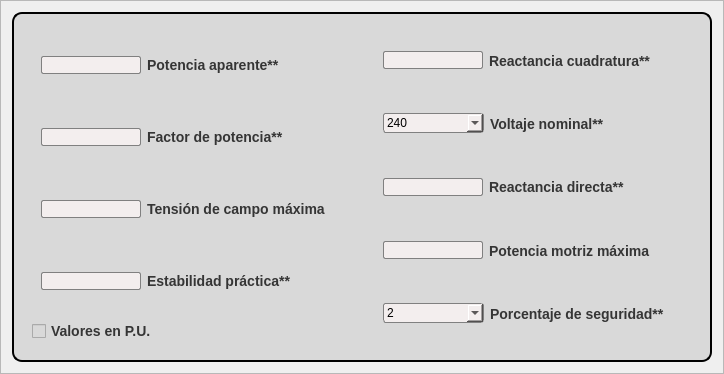
            <widget class="QFrame" name="saliente_inputs">
             <property name="styleSheet">
              <string notr="true"/>
             </property>
             <property name="frameShape">
              <enum>QFrame::StyledPanel</enum>
             </property>
             <property name="frameShadow">
              <enum>QFrame::Raised</enum>
             </property>
             <layout class="QHBoxLayout" name="horizontalLayout_9">
              <item>
               <widget class="QFrame" name="saliente_input_content">
                <property name="sizePolicy">
                 <sizepolicy hsizetype="Preferred" vsizetype="Preferred">
                  <horstretch>0</horstretch>
                  <verstretch>0</verstretch>
                 </sizepolicy>
                </property>
                <property name="minimumSize">
                 <size>
                  <width>700</width>
                  <height>350</height>
                 </size>
                </property>
                <property name="maximumSize">
                 <size>
                  <width>900</width>
                  <height>420</height>
                 </size>
                </property>
                <property name="styleSheet">
                 <string notr="true">QFrame{
background-color: rgb(217, 217, 217);
border-radius: 10px;
border-style: solid;
border-color: black;
border-width: 2px;
}</string>
                </property>
                <property name="frameShape">
                 <enum>QFrame::StyledPanel</enum>
                </property>
                <property name="frameShadow">
                 <enum>QFrame::Raised</enum>
                </property>
                <layout class="QHBoxLayout" name="horizontalLayout_10">
                 <item>
                  <widget class="QFrame" name="input_left_sal">
                   <property name="styleSheet">
                    <string notr="true">QFrame{
background-color: rgb(217, 217, 217);
border-style: none;
}</string>
                   </property>
                   <property name="frameShape">
                    <enum>QFrame::StyledPanel</enum>
                   </property>
                   <property name="frameShadow">
                    <enum>QFrame::Raised</enum>
                   </property>
                   <layout class="QVBoxLayout" name="verticalLayout_13">
                    <item>
                     <widget class="QFrame" name="frame_22">
                      <property name="minimumSize">
                       <size>
                        <width>200</width>
                        <height>0</height>
                       </size>
                      </property>
                      <property name="frameShape">
                       <enum>QFrame::StyledPanel</enum>
                      </property>
                      <property name="frameShadow">
                       <enum>QFrame::Raised</enum>
                      </property>
                      <layout class="QHBoxLayout" name="horizontalLayout_16">
                       <item>
                        <widget class="QLineEdit" name="sal_p_aparente">
                         <property name="maximumSize">
                          <size>
                           <width>100</width>
                           <height>16777215</height>
                          </size>
                         </property>
                         <property name="styleSheet">
                          <string notr="true">QLineEdit{
background-color: rgb(243, 238, 238);
border-radius: 2px;
border: 1px solid gray;
}</string>
                         </property>
                        </widget>
                       </item>
                       <item>
                        <widget class="QLabel" name="sal_p_aparente_label">
                         <property name="maximumSize">
                          <size>
                           <width>200</width>
                           <height>16777215</height>
                          </size>
                         </property>
                         <property name="styleSheet">
                          <string notr="true">QLabel{
color: rgb(53, 53, 53);
font-weight: bold;
font-size: 14px;
}</string>
                         </property>
                         <property name="text">
                          <string>Potencia aparente**</string>
                         </property>
                         <property name="alignment">
                          <set>Qt::AlignLeading|Qt::AlignLeft|Qt::AlignVCenter</set>
                         </property>
                        </widget>
                       </item>
                      </layout>
                     </widget>
                    </item>
                    <item>
                     <widget class="QFrame" name="frame_24">
                      <property name="frameShape">
                       <enum>QFrame::StyledPanel</enum>
                      </property>
                      <property name="frameShadow">
                       <enum>QFrame::Raised</enum>
                      </property>
                      <layout class="QHBoxLayout" name="horizontalLayout_18">
                       <item>
                        <widget class="QLineEdit" name="sal_f_p">
                         <property name="maximumSize">
                          <size>
                           <width>100</width>
                           <height>16777215</height>
                          </size>
                         </property>
                         <property name="styleSheet">
                          <string notr="true">QLineEdit{
background-color: rgb(243, 238, 238);
border-radius: 2px;
border: 1px solid gray;
}</string>
                         </property>
                        </widget>
                       </item>
                       <item>
                        <widget class="QLabel" name="sal_f_p_label">
                         <property name="maximumSize">
                          <size>
                           <width>200</width>
                           <height>16777215</height>
                          </size>
                         </property>
                         <property name="styleSheet">
                          <string notr="true">QLabel{
color: rgb(53, 53, 53);
font-weight: bold;
font-size: 14px;
}</string>
                         </property>
                         <property name="text">
                          <string>Factor de potencia**</string>
                         </property>
                         <property name="alignment">
                          <set>Qt::AlignLeading|Qt::AlignLeft|Qt::AlignVCenter</set>
                         </property>
                        </widget>
                       </item>
                      </layout>
                     </widget>
                    </item>
                    <item>
                     <widget class="QFrame" name="frame_25">
                      <property name="frameShape">
                       <enum>QFrame::StyledPanel</enum>
                      </property>
                      <property name="frameShadow">
                       <enum>QFrame::Raised</enum>
                      </property>
                      <layout class="QHBoxLayout" name="horizontalLayout_19">
                       <item>
                        <widget class="QLineEdit" name="sal_t_m_c">
                         <property name="maximumSize">
                          <size>
                           <width>100</width>
                           <height>16777215</height>
                          </size>
                         </property>
                         <property name="styleSheet">
                          <string notr="true">QLineEdit{
background-color: rgb(243, 238, 238);
border-radius: 2px;
border: 1px solid gray;
}</string>
                         </property>
                        </widget>
                       </item>
                       <item>
                        <widget class="QLabel" name="sal_t_m_c_label">
                         <property name="maximumSize">
                          <size>
                           <width>200</width>
                           <height>16777215</height>
                          </size>
                         </property>
                         <property name="styleSheet">
                          <string notr="true">QLabel{
color: rgb(53, 53, 53);
font-weight: bold;
font-size: 14px;
}</string>
                         </property>
                         <property name="text">
                          <string>Tensión de campo máxima</string>
                         </property>
                         <property name="alignment">
                          <set>Qt::AlignLeading|Qt::AlignLeft|Qt::AlignVCenter</set>
                         </property>
                        </widget>
                       </item>
                      </layout>
                     </widget>
                    </item>
                    <item>
                     <widget class="QFrame" name="frame_26">
                      <property name="frameShape">
                       <enum>QFrame::StyledPanel</enum>
                      </property>
                      <property name="frameShadow">
                       <enum>QFrame::Raised</enum>
                      </property>
                      <layout class="QHBoxLayout" name="horizontalLayout_20">
                       <item>
                        <widget class="QLineEdit" name="sal_estabilidad_practica">
                         <property name="maximumSize">
                          <size>
                           <width>100</width>
                           <height>16777215</height>
                          </size>
                         </property>
                         <property name="styleSheet">
                          <string notr="true">QLineEdit{
background-color: rgb(243, 238, 238);
border-radius: 2px;
border: 1px solid gray;
}</string>
                         </property>
                        </widget>
                       </item>
                       <item>
                        <widget class="QLabel" name="sal_estabilidad_practica_label">
                         <property name="maximumSize">
                          <size>
                           <width>200</width>
                           <height>16777215</height>
                          </size>
                         </property>
                         <property name="styleSheet">
                          <string notr="true">QLabel{
color: rgb(53, 53, 53);
font-weight: bold;
font-size: 14px;
}</string>
                         </property>
                         <property name="text">
                          <string>Estabilidad práctica**</string>
                         </property>
                         <property name="alignment">
                          <set>Qt::AlignLeading|Qt::AlignLeft|Qt::AlignVCenter</set>
                         </property>
                        </widget>
                       </item>
                      </layout>
                     </widget>
                    </item>
                    <item>
                     <widget class="QCheckBox" name="saliente_pu_check">
                      <property name="layoutDirection">
                       <enum>Qt::LeftToRight</enum>
                      </property>
                      <property name="styleSheet">
                       <string notr="true">QCheckBox{
background-color: rgb(217, 217, 217);
color: rgb(53, 53, 53);
font-weight: bold;
font-size: 14px;
}</string>
                      </property>
                      <property name="text">
                       <string>Valores en P.U.</string>
                      </property>
                     </widget>
                    </item>
                   </layout>
                  </widget>
                 </item>
                 <item>
                  <widget class="QFrame" name="input_right_sal">
                   <property name="styleSheet">
                    <string notr="true">QFrame{
background-color: rgb(217, 217, 217);
border-style: none;
}</string>
                   </property>
                   <property name="frameShape">
                    <enum>QFrame::StyledPanel</enum>
                   </property>
                   <property name="frameShadow">
                    <enum>QFrame::Raised</enum>
                   </property>
                   <layout class="QVBoxLayout" name="verticalLayout_14">
                    <item>
                     <widget class="QFrame" name="cont_r_q_sal">
                      <property name="frameShape">
                       <enum>QFrame::StyledPanel</enum>
                      </property>
                      <property name="frameShadow">
                       <enum>QFrame::Raised</enum>
                      </property>
                      <layout class="QHBoxLayout" name="horizontalLayout_26">
                       <item>
                        <widget class="QLineEdit" name="sal_r_q">
                         <property name="maximumSize">
                          <size>
                           <width>100</width>
                           <height>16777215</height>
                          </size>
                         </property>
                         <property name="styleSheet">
                          <string notr="true">QLineEdit{
background-color: rgb(243, 238, 238);
border-radius: 2px;
border: 1px solid gray;
}</string>
                         </property>
                        </widget>
                       </item>
                       <item>
                        <widget class="QLabel" name="sal_r_q_label">
                         <property name="maximumSize">
                          <size>
                           <width>200</width>
                           <height>16777215</height>
                          </size>
                         </property>
                         <property name="styleSheet">
                          <string notr="true">QLabel{
color: rgb(53, 53, 53);
font-weight: bold;
font-size: 14px;
}</string>
                         </property>
                         <property name="text">
                          <string>Reactancia cuadratura**</string>
                         </property>
                         <property name="alignment">
                          <set>Qt::AlignLeading|Qt::AlignLeft|Qt::AlignVCenter</set>
                         </property>
                        </widget>
                       </item>
                      </layout>
                     </widget>
                    </item>
                    <item>
                     <widget class="QFrame" name="cont_voltaje_nom_sal">
                      <property name="frameShape">
                       <enum>QFrame::StyledPanel</enum>
                      </property>
                      <property name="frameShadow">
                       <enum>QFrame::Raised</enum>
                      </property>
                      <layout class="QHBoxLayout" name="horizontalLayout_21">
                       <item>
                        <widget class="QComboBox" name="voltaje_nominal_sal">
                         <property name="minimumSize">
                          <size>
                           <width>101</width>
                           <height>0</height>
                          </size>
                         </property>
                         <property name="maximumSize">
                          <size>
                           <width>100</width>
                           <height>16777215</height>
                          </size>
                         </property>
                         <property name="styleSheet">
                          <string notr="true">QComboBox{
background-color: rgb(243, 238, 238);
border: 1px solid gray;
border-radius: 3px;
padding: 1px 18px 1px 3px;
min-width: 6em;
}
QComboBox:editable {
    background: white;
}
QScrollBar:vertical {          
    border-style: solid;
    background: rgb(243, 238, 238);
    width:15px;
}
</string>
                         </property>
                         <item>
                          <property name="text">
                           <string>240</string>
                          </property>
                         </item>
                         <item>
                          <property name="text">
                           <string>480</string>
                          </property>
                         </item>
                         <item>
                          <property name="text">
                           <string>600</string>
                          </property>
                         </item>
                         <item>
                          <property name="text">
                           <string>2400</string>
                          </property>
                         </item>
                         <item>
                          <property name="text">
                           <string>4160</string>
                          </property>
                         </item>
                         <item>
                          <property name="text">
                           <string>4800</string>
                          </property>
                         </item>
                         <item>
                          <property name="text">
                           <string>6900</string>
                          </property>
                         </item>
                         <item>
                          <property name="text">
                           <string>13800</string>
                          </property>
                         </item>
                         <item>
                          <property name="text">
                           <string>23000</string>
                          </property>
                         </item>
                         <item>
                          <property name="text">
                           <string>34500</string>
                          </property>
                         </item>
                         <item>
                          <property name="text">
                           <string>46000</string>
                          </property>
                         </item>
                         <item>
                          <property name="text">
                           <string>69000</string>
                          </property>
                         </item>
                        </widget>
                       </item>
                       <item>
                        <widget class="QLabel" name="sal_v_n_label">
                         <property name="maximumSize">
                          <size>
                           <width>200</width>
                           <height>16777215</height>
                          </size>
                         </property>
                         <property name="styleSheet">
                          <string notr="true">QLabel{
color: rgb(53, 53, 53);
font-weight: bold;
font-size: 14px;
}</string>
                         </property>
                         <property name="text">
                          <string>Voltaje nominal**</string>
                         </property>
                         <property name="alignment">
                          <set>Qt::AlignLeading|Qt::AlignLeft|Qt::AlignVCenter</set>
                         </property>
                        </widget>
                       </item>
                      </layout>
                     </widget>
                    </item>
                    <item>
                     <widget class="QFrame" name="cont_r_d_sal">
                      <property name="frameShape">
                       <enum>QFrame::StyledPanel</enum>
                      </property>
                      <property name="frameShadow">
                       <enum>QFrame::Raised</enum>
                      </property>
                      <layout class="QHBoxLayout" name="horizontalLayout_22">
                       <item>
                        <widget class="QLineEdit" name="sal_r_d">
                         <property name="maximumSize">
                          <size>
                           <width>100</width>
                           <height>16777215</height>
                          </size>
                         </property>
                         <property name="styleSheet">
                          <string notr="true">QLineEdit{
background-color: rgb(243, 238, 238);
border-radius: 2px;
border: 1px solid gray;
}</string>
                         </property>
                        </widget>
                       </item>
                       <item>
                        <widget class="QLabel" name="sal_r_d_label">
                         <property name="maximumSize">
                          <size>
                           <width>200</width>
                           <height>16777215</height>
                          </size>
                         </property>
                         <property name="styleSheet">
                          <string notr="true">QLabel{
color: rgb(53, 53, 53);
font-weight: bold;
font-size: 14px;
}</string>
                         </property>
                         <property name="text">
                          <string>Reactancia directa**</string>
                         </property>
                         <property name="alignment">
                          <set>Qt::AlignLeading|Qt::AlignLeft|Qt::AlignVCenter</set>
                         </property>
                        </widget>
                       </item>
                      </layout>
                     </widget>
                    </item>
                    <item>
                     <widget class="QFrame" name="cont_p_m_sal">
                      <property name="frameShape">
                       <enum>QFrame::StyledPanel</enum>
                      </property>
                      <property name="frameShadow">
                       <enum>QFrame::Raised</enum>
                      </property>
                      <layout class="QHBoxLayout" name="horizontalLayout_23">
                       <item>
                        <widget class="QLineEdit" name="sal_p_m">
                         <property name="maximumSize">
                          <size>
                           <width>100</width>
                           <height>16777215</height>
                          </size>
                         </property>
                         <property name="styleSheet">
                          <string notr="true">QLineEdit{
background-color: rgb(243, 238, 238);
border-radius: 2px;
border: 1px solid gray;
}</string>
                         </property>
                        </widget>
                       </item>
                       <item>
                        <widget class="QLabel" name="sal_p_m_label">
                         <property name="maximumSize">
                          <size>
                           <width>200</width>
                           <height>16777215</height>
                          </size>
                         </property>
                         <property name="styleSheet">
                          <string notr="true">QLabel{
color: rgb(53, 53, 53);
font-weight: bold;
font-size: 14px;
}</string>
                         </property>
                         <property name="text">
                          <string>Potencia motriz máxima</string>
                         </property>
                         <property name="alignment">
                          <set>Qt::AlignLeading|Qt::AlignLeft|Qt::AlignVCenter</set>
                         </property>
                        </widget>
                       </item>
                      </layout>
                     </widget>
                    </item>
                    <item>
                     <widget class="QFrame" name="cont_seg_max_sal">
                      <property name="frameShape">
                       <enum>QFrame::StyledPanel</enum>
                      </property>
                      <property name="frameShadow">
                       <enum>QFrame::Raised</enum>
                      </property>
                      <layout class="QHBoxLayout" name="horizontalLayout_24">
                       <item>
                        <widget class="QComboBox" name="sal_porcentaje_seg">
                         <property name="minimumSize">
                          <size>
                           <width>101</width>
                           <height>0</height>
                          </size>
                         </property>
                         <property name="maximumSize">
                          <size>
                           <width>100</width>
                           <height>16777215</height>
                          </size>
                         </property>
                         <property name="styleSheet">
                          <string notr="true">QComboBox{
background-color: rgb(243, 238, 238);
border: 1px solid gray;
border-radius: 3px;
padding: 1px 18px 1px 3px;
min-width: 6em;
}
QComboBox:editable {
    background: white;
}
QScrollBar:vertical {          
    border-style: solid;
    background: rgb(243, 238, 238);
    width:15px;
}</string>
                         </property>
                         <item>
                          <property name="text">
                           <string>2</string>
                          </property>
                         </item>
                         <item>
                          <property name="text">
                           <string>5</string>
                          </property>
                         </item>
                         <item>
                          <property name="text">
                           <string>10</string>
                          </property>
                         </item>
                         <item>
                          <property name="text">
                           <string>12</string>
                          </property>
                         </item>
                         <item>
                          <property name="text">
                           <string>15</string>
                          </property>
                         </item>
                        </widget>
                       </item>
                       <item>
                        <widget class="QLabel" name="sal_porcentaj_seg_label">
                         <property name="maximumSize">
                          <size>
                           <width>200</width>
                           <height>16777215</height>
                          </size>
                         </property>
                         <property name="styleSheet">
                          <string notr="true">QLabel{
color: rgb(53, 53, 53);
font-weight: bold;
font-size: 14px;
}</string>
                         </property>
                         <property name="text">
                          <string>Porcentaje de seguridad**</string>
                         </property>
                         <property name="alignment">
                          <set>Qt::AlignLeading|Qt::AlignLeft|Qt::AlignVCenter</set>
                         </property>
                        </widget>
                       </item>
                      </layout>
                     </widget>
                    </item>
                   </layout>
                  </widget>
                 </item>
                </layout>
               </widget>
              </item>
             </layout>
            </widget>
